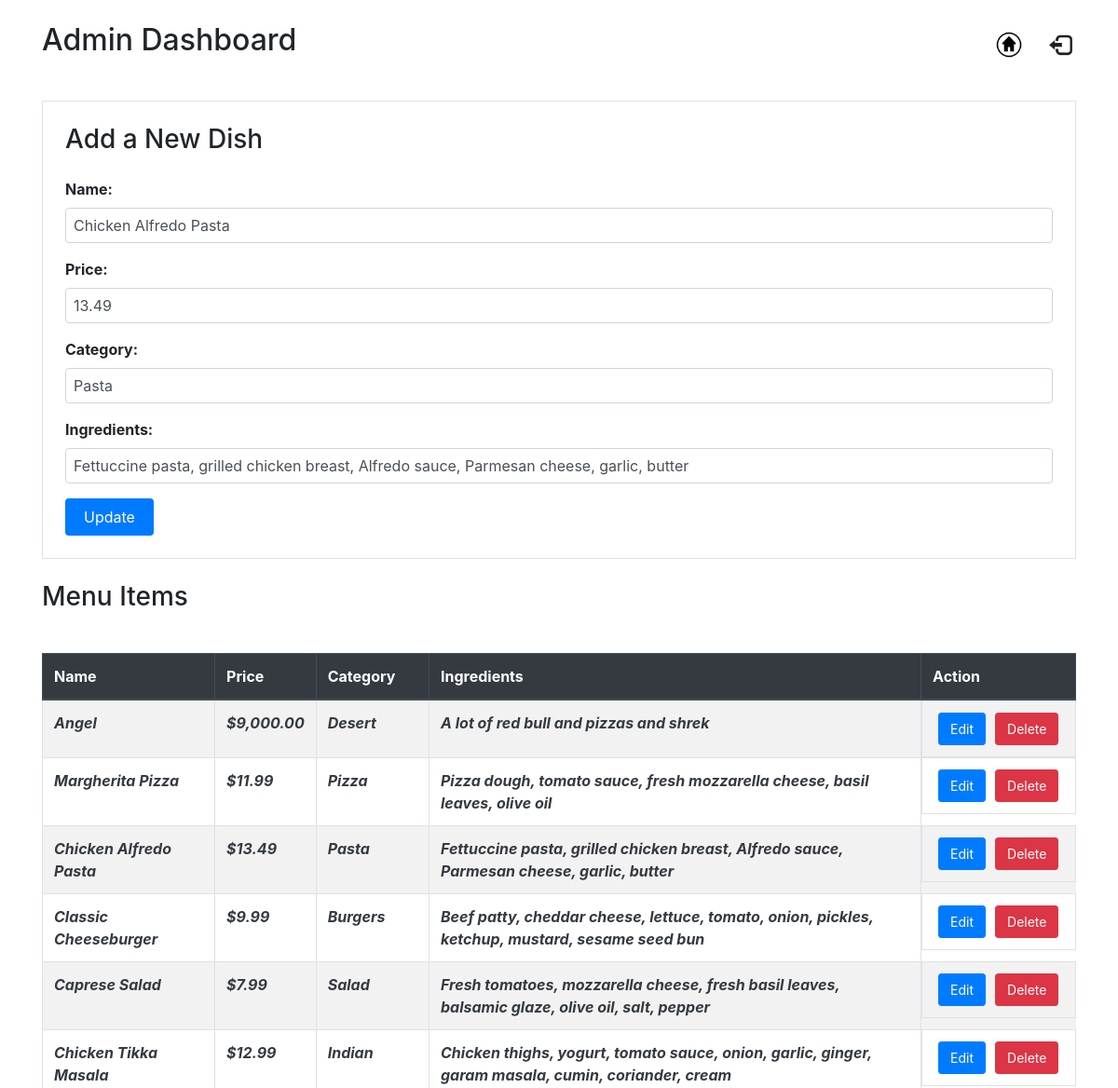
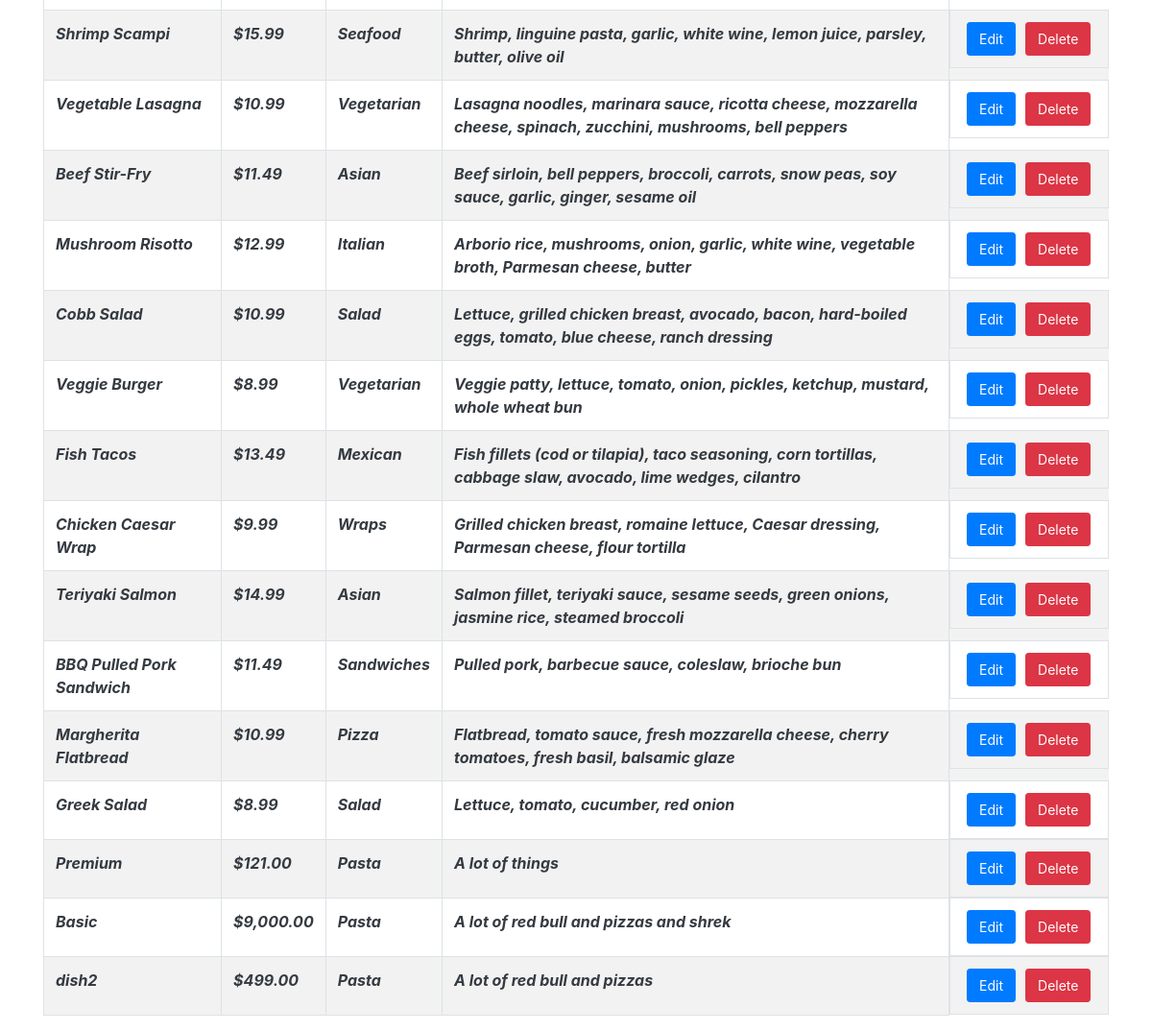
The app's page /admin.php?edit=9 (signed in) with its own data (2 pictures, top to bottom).
### tables this page shows
CREATE TABLE `menu` (
  `id` int(11) NOT NULL,
  `name` varchar(255) NOT NULL,
  `price` decimal(10,2) NOT NULL,
  `category` varchar(50) NOT NULL,
  `image` varchar(255) NOT NULL,
  `ingredients` text NOT NULL
);

### admin.php (the view, shortened to what this page needs)
<?php
require_once "config.php";
$id = $name = $price = $category = $ingredients = "";
$update = false;
$menuItems = mysqli_query($conn, "SELECT * FROM menu");
if (isset($_GET['edit'])) {
    $id = $_GET['edit'];
    $update = true;
    $result = mysqli_query($conn, "SELECT * FROM menu WHERE id=$id");
    $row = mysqli_fetch_assoc($result);
    $name = $row['name'];
    $price = $row['price'];
    $category = $row['category'];
    $ingredients = $row['ingredients'];
}
?>
<!DOCTYPE html>
<html lang="en">
<head>
    <link href="https://stackpath.bootstrapcdn.com/bootstrap/4.5.2/css/bootstrap.min.css" rel="stylesheet">
</head>
<body class="container">
    <div class="row">
        <div class="col-md-6">
            <h2 class="mt-4 mb-4">Admin Dashboard</h2>
        </div>
        <div class="col-md-6 text-right mb-4">
        <img src="assets/img/home.jpg" alt="Home" class="home-icon" onclick="window.location.href = 'index.php';">
            <img src="assets/img/logout.jpg" alt="Logout" class="logout-icon" id="logout-icon">
        </div>
    </div>
    <div class="form-container border p-4">
        <h3 class="mb-4">Add a New Dish</h3>
        <form method="post" action="admin.php">
            <div class="form-group">
                <label for="name">Name:</label>
                <input type="text" name="name" id="name" class="form-control" value="<?php echo $name; ?>" required>
            </div>
            <div class="form-group">
                <label for="price">Price:</label>
                <input type="text" name="price" id="price" class="form-control" value="<?php echo $price; ?>" required>
            </div>
            <div class="form-group">
                <label for="category">Category:</label>
                <input type="text" name="category" id="category" class="form-control" value="<?php echo $category; ?>" required>
            </div>
            <div class="form-group">
                <label for="ingredients">Ingredients:</label>
                <input type="text" name="ingredients" id="ingredients" class="form-control" value="<?php echo $ingredients; ?>" required>
            </div>
            <?php if ($update == true) : ?>
                <button type="submit" name="update" class="btn btn-primary">Update</button>
            <?php else : ?>
                <button type="submit" id="create-button" name="create" class="btn btn-success">Add Dish</button>
            <?php endif; ?>
        </form>
    </div>
    <h3 class="mt-4 mb-4">Menu Items</h3>
    <div class="table-responsive">
        <table class="table table-bordered table-striped">
            <thead class="thead-dark">
                <tr>
                    <th scope="col">Name</th>
                    <th scope="col">Price</th>
                    <th scope="col">Category</th>
                    <th scope="col">Ingredients</th>
                    <th scope="col">Action</th>
                </tr>
            </thead>
            <tbody>
                <?php while ($row = mysqli_fetch_assoc($menuItems)) : ?>
                    <tr>
                        <td><span class="styled-text"><?php echo htmlspecialchars($row['name']); ?></span></td>
                        <td><span class="styled-text">$<?php echo number_format($row['price'], 2); ?></span></td>
                        <td><span class="styled-text"><?php echo htmlspecialchars($row['category']); ?></span></td>
                        <td><span class="styled-text"><?php echo htmlspecialchars($row['ingredients']); ?></span></td>
                        <td class="action-links">
                            <a href="admin.php?edit=<?php echo $row['id']; ?>" class="btn btn-primary btn-sm edit-btn">Edit</a>
                            <a href="admin.php?delete=<?php echo $row['id']; ?>" class="btn btn-danger btn-sm" onclick="return confirmDelete()">Delete</a>
                        </td>
                    </tr>
                <?php endwhile; ?>
            </tbody>
        </table>
    </div>
</body>
</html>

### admin.php (style rules this page uses)
table { width: 100%; border-collapse: collapse; margin-top: 20px; }
th, td { padding: 12px; text-align: left; border: 1px solid #dee2e6; }
th { background-color: #f8f9fa; font-weight: bold; }
.form-container { margin-top: 20px; }
.form-container label { font-weight: bold; }
.form-container input[type="text"] { width: 100%; padding: 8px; margin-bottom: 10px; border: 1px solid #ced4da; border-radius: 4px; }
.form-container button { padding: 8px 20px; background-color: #007bff; color: white; border: none; border-radius: 4px; cursor: pointer; }
.action-links { display: flex; justify-content: center; }
.action-links a { margin: 0 5px; }
.action-links a.btn { padding: 6px 12px; font-size: 14px; }
.action-links a.btn-primary { background-color: #007bff; border-color: #007bff; }
.action-links a.btn-danger { background-color: #dc3545; border-color: #dc3545; }
.styled-text { font-style: italic; font-weight: bold; color: rgb(52, 58, 64); }
.logout-icon { width: 32px; height: 32px; transition: transform 0.3s; margin-top: 32px; }
.home-icon { width: 32px; height: 32px; transition: transform 0.3s; margin-top: 32px; margin-right: 20px; }

### records on screen
menu: name "Chicken Alfredo Pasta", price "13.49", category "Pasta", ingredients "Fettuccine pasta, grilled chicken breast, Alfredo sauce, Parmesan cheese, garlic, butter"
menu: name "Angel", price "9,000.00", category "Desert", ingredients "A lot of red bull and pizzas and shrek"
menu: name "Margherita Pizza", price "11.99", category "Pizza", ingredients "Pizza dough, tomato sauce, fresh mozzarella cheese, basil leaves, olive oil"
menu: name "Classic Cheeseburger", price "9.99", category "Burgers", ingredients "Beef patty, cheddar cheese, lettuce, tomato, onion, pickles, ketchup, mustard, sesame seed bun"
menu: name "Caprese Salad", price "7.99", category "Salad", ingredients "Fresh tomatoes, mozzarella cheese, fresh basil leaves, balsamic glaze, olive oil, salt, pepper"
menu: name "Chicken Tikka Masala", price "12.99", category "Indian", ingredients "Chicken thighs, yogurt, tomato sauce, onion, garlic, ginger, garam masala, cumin, coriander, cream"
menu: name "Shrimp Scampi", price "15.99", category "Seafood", ingredients "Shrimp, linguine pasta, garlic, white wine, lemon juice, parsley, butter, olive oil"
menu: name "Vegetable Lasagna", price "10.99", category "Vegetarian", ingredients "Lasagna noodles, marinara sauce, ricotta cheese, mozzarella cheese, spinach, zucchini, mushrooms, bell peppers"
menu: name "Beef Stir-Fry", price "11.49", category "Asian", ingredients "Beef sirloin, bell peppers, broccoli, carrots, snow peas, soy sauce, garlic, ginger, sesame oil"
menu: name "Mushroom Risotto", price "12.99", category "Italian", ingredients "Arborio rice, mushrooms, onion, garlic, white wine, vegetable broth, Parmesan cheese, butter"
menu: name "Cobb Salad", price "10.99", category "Salad", ingredients "Lettuce, grilled chicken breast, avocado, bacon, hard-boiled eggs, tomato, blue cheese, ranch dressing"
menu: name "Veggie Burger", price "8.99", category "Vegetarian", ingredients "Veggie patty, lettuce, tomato, onion, pickles, ketchup, mustard, whole wheat bun"
menu: name "Fish Tacos", price "13.49", category "Mexican", ingredients "Fish fillets (cod or tilapia), taco seasoning, corn tortillas, cabbage slaw, avocado, lime wedges, cilantro"
menu: name "Chicken Caesar Wrap", price "9.99", category "Wraps", ingredients "Grilled chicken breast, romaine lettuce, Caesar dressing, Parmesan cheese, flour tortilla"
menu: name "Teriyaki Salmon", price "14.99", category "Asian", ingredients "Salmon fillet, teriyaki sauce, sesame seeds, green onions, jasmine rice, steamed broccoli"
menu: name "BBQ Pulled Pork Sandwich", price "11.49", category "Sandwiches", ingredients "Pulled pork, barbecue sauce, coleslaw, brioche bun"
menu: name "Margherita Flatbread", price "10.99", category "Pizza", ingredients "Flatbread, tomato sauce, fresh mozzarella cheese, cherry tomatoes, fresh basil, balsamic glaze"
menu: name "Greek Salad", price "8.99", category "Salad", ingredients "Lettuce, tomato, cucumber, red onion"
menu: name "Premium", price "121.00", category "Pasta", ingredients "A lot of things"
menu: name "Basic", price "9,000.00", category "Pasta", ingredients "A lot of red bull and pizzas and shrek"
menu: name "dish2", price "499.00", category "Pasta", ingredients "A lot of red bull and pizzas"
